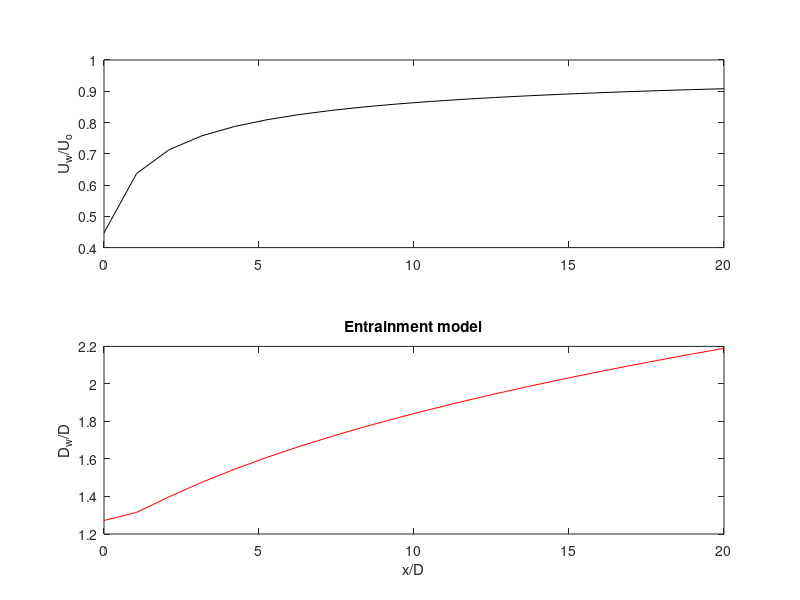
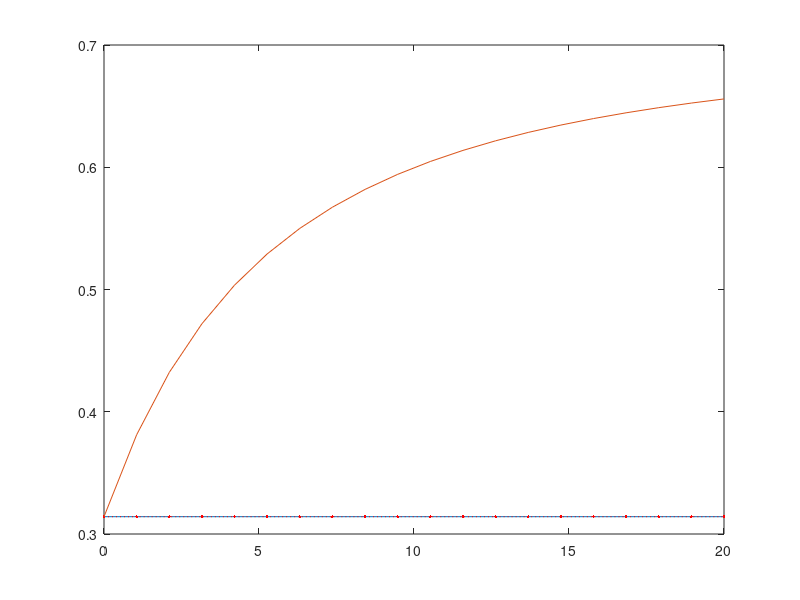

The MATLAB source for these figures, in order: (Note: this script raises an error after producing the figures.)
function [Uw, Dw] = entrainmentWakeModel(x, Ct, E)
%
% [Uw, Dw] = entrainmentWakeModel(x, Ct, E)
%
% where:
% x is the distance downstream of the rotor, normalized by rotor diameter;
% Ct is the thrust coefficient;
% E is the entrainment coefficient (if not supplied, E = 0.16 is assumed);
% Uw is the velocity in the wake, normalized by upstream velocity;
% Dw is the diameter of the wake, normalized by rotor diameter.
%
% To produce sample output and plots, run without any input.
%
% Paolo Luzzatto-Fegiz, May 2018

if ~exist('Ct', 'var')
    Ct = .8;
end
if ~exist('E', 'var')
    E = 0.16;
end
if ~exist('x', 'var')
    x = linspace(0,20,20);
end


X = 6*E*(2/Ct)^0.5 * x + (1-Ct)^(3/4) / (1-(1-Ct)^(1/2))^(3/2);

Uw = X.^(2/3) ./ (X.^(2/3) + 1) ;

Dw = sqrt(Ct/2) * (X.^(2/3) + 1 )./ X.^(1/3);


if nargout == 0
    figure
    subplot(2,1,1)
    plot(x, Uw,'k');hold on
    ylabel('U_w/U_o')
    subplot(2,1,2)
    plot(x, Dw, 'r')
    ylabel('D_w/D')
    xlabel('x/D')
    title('Entrainment model')
    
    % compare momentum conservation to park model
    figure
    k = 0.06; % spreading paramer
    a = 0.5*(1-sqrt(1-Ct));
    Di = sqrt((1 - a)/(1 - 2*a));
    Dpark = Di + 2*k*x;
    Upark = 1 - 2*a./(1+2*k*x./Di).^2;
    thrust = .5*Ct*pi/4; % nondimensionalized by upstream vel., rotor diam.
    momentumDeficitEntrainment = pi/4*Dw.^2 .* Uw.*(1-Uw);
    momentumDeficitPark = pi/4*Dpark.^2 .* Upark.*(1-Upark);
    plot(x,x*0+thrust)
    hold on
    plot(x,momentumDeficitEntrainment,'r.:')
    plot(x,momentumDeficitPark)
    legend('Thrust','Wake momentum deficit, entrainment model',...
        'Wake momentum deficit, park model','location','nw')
    xlabel('x/D')
end
